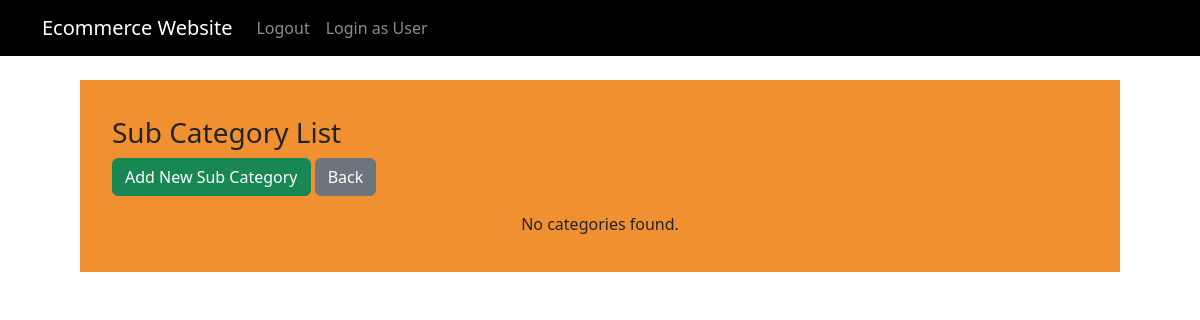
Before: /subcategory/ (signed in) with the older database file.
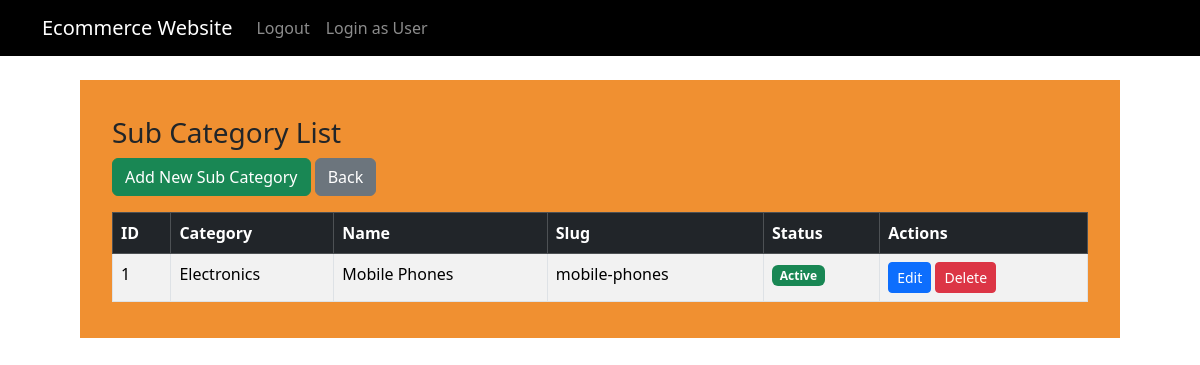
After: the same page with the newer database file.
### products/models.py (models this page shows, shortened)
class SubCategory(models.Model):
	category=models.ForeignKey(Category,on_delete=models.CASCADE)
	name=models.CharField(max_length=100)
	slug=models.SlugField(unique=True)
	status=models.BooleanField(default=True)

class Category(models.Model):
	name=models.CharField(max_length=100,unique=True)
	slug=models.SlugField(unique=True)
	description=models.TextField(blank=True)
	status=models.BooleanField(default=True)
	def __str__(self):
		return self.name

### products/views.py (the view)
# urls.py: path('subcategory/', SubCategoryListView.as_view(), name='subcategory_list'),
class  SubCategoryListView(LoginRequiredMixin,PermissionRequiredMixin,ListView):
	model=SubCategory
	form_class=SubCategoryForm
	template_name='admin_panel/subcategory_list.html'
	success_url= reverse_lazy('admin_panel:admin-dashoard')
	context_object_name='subcategories'
	permission_required='admin_panel.view_subcategory'

### admin_panel/templates/admin_panel/subcategory_list.html
{% extends "admin_panel/Base.html" %}
{% load static %}
{% block content %}
<div class="container-fluid">
    <div class="row">
        <div class="col-md-12">
            <h3 class="mt-3">Sub Category List</h3>
            <a href="{% url 'admin_panel:subcategory_add' %}" class="btn btn-success mb-3">Add New Sub Category</a>
<a href="{% url 'admin-dashboard' %}" class="btn btn-secondary mb-3">Back</a>
            {% if subcategories %}
            <table class="table table-bordered table-striped">
                <thead class="table-dark">
                    <tr>
                        <th>ID</th>
                        <th>Category</th>
                        <th>Name</th>
                        <th>Slug</th>
                         <th>Status</th>
                         <th>Actions</th>
                    </tr>
                </thead>
                <tbody>
                    {% for subcategory in subcategories %}
                    <tr>
                        <td>{{ subcategory.id }}</td>
                        <td>{{ subcategory.category }}</td>
                        <td>{{ subcategory.name }}</td>
                         <td>{{ subcategory.slug }}</td>
                        <td>
                            {% if subcategory.status %}
                                <span class="badge bg-success">Active</span>
                            {% else %}
                                <span class="badge bg-danger">Inactive</span>
                            {% endif %}
                        </td>
                        <td>
                            <a href="{% url 'admin_panel:subcategory_edit' subcategory.slug %}" class="btn btn-primary btn-sm">Edit</a>
                            <a href="{% url 'admin_panel:subcategory_delete' subcategory.slug %}" class="btn btn-danger btn-sm"
                               onclick="return confirm('Are you sure you want to delete this category?');">Delete</a>
                        </td>
                    </tr>
                    {% endfor %}
                </tbody>
            </table>
            {% else %}
            <p class="text-center">No categories found.</p>
            {% endif %}
        </div>
    </div>
</div>
{% endblock %}

Changed rows visible on the page:
added SubCategory: id "1", category "Electronics", name "Mobile Phones", slug "mobile-phones", status "Active"
Other visible differences:
text no longer shown: "No categories found."
text now shown: "ID Category Name Slug Status Actions"
